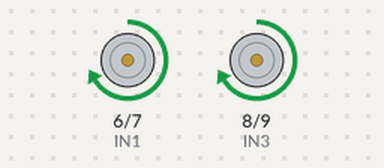
A sketch run on a simulated Arduino Uno, built with avr-gcc and run on an emulated ATmega328P. Parts: motor-driver pin pairs drawn as motors (green arrow = first pin HIGH = forward, orange = second pin HIGH = backward, longer = more drive, scaled by the enable pin).

Above: at 0.5 s.
At 5.0 s:
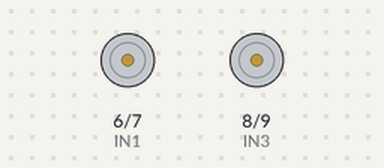
Timing chart, 0 to 6.9 s (numbered marks = the images above):
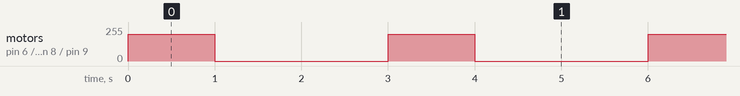

The sketch:

app.ino
```cpp
//우측바퀴
int IN1 =6;
int IN2 =7;
int EN1 =5; //PWM제어

int IN3 =8;
int IN4 =9;
int EN2 =10;

void setup()
{
    pinMode(IN1, OUTPUT);
    pinMode(IN2, OUTPUT);
    pinMode(EN1, OUTPUT);

    pinMode(IN3, OUTPUT);
    pinMode(IN4, OUTPUT);
    pinMode(EN2, OUTPUT);
}

void loop()
{
    //전진
    digitalWrite(IN1,HIGH);
    digitalWrite(IN2, LOW);
    analogWrite(EN1, 200);
    digitalWrite(IN3,HIGH);
    digitalWrite(IN4, LOW);
    analogWrite(EN2, 200);
    delay(1000);

    //정지
    digitalWrite(IN1, LOW);
    digitalWrite(IN2, LOW);
    digitalWrite(IN3, LOW);
    digitalWrite(IN4, LOW);
    delay(2000);


}
```

Measured:
- by itself, motor on pin 6 (IN1) / pin 7 (IN2), motor on pin 8 (IN3) / pin 9 (IN4): alternates forward 200/255 for 1.0 s and stopped for 2.0 s
